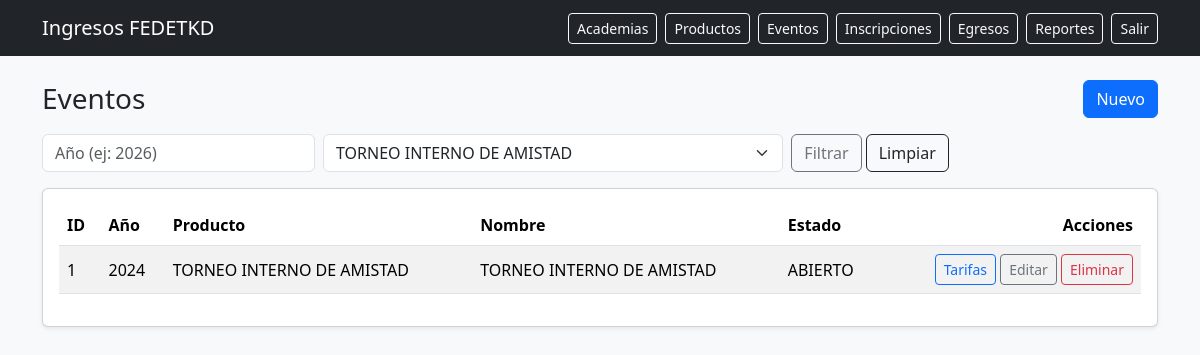
The app's page /eventos/?producto_id=1 (signed in) with its own data.
### app/models/eventos.py (models this page shows)
class Evento(TimestampMixin, db.Model):
    __tablename__ = "eventos"
    id = db.Column(db.Integer, primary_key=True)
    producto_id = db.Column(db.Integer, db.ForeignKey("productos_servicio.id"), nullable=False, index=True)
    nombre = db.Column(db.String(190), nullable=False)
    anio = db.Column(db.Integer, nullable=False, index=True)
    sede = db.Column(db.String(150), nullable=True)
    fecha_inicio = db.Column(db.Date, nullable=True)
    fecha_fin = db.Column(db.Date, nullable=True)
    estado = db.Column(db.String(20), nullable=False, default="BORRADOR")
    valor_base = db.Column(db.Numeric(10, 2), nullable=False, default=0)
    producto = db.relationship("ProductoServicio", backref=db.backref("eventos", lazy=True))

### app/models/catalogos.py (models this page shows)
class ProductoServicio(TimestampMixin, db.Model):
    __tablename__ = "productos_servicio"
    id = db.Column(db.Integer, primary_key=True)
    rubro_id = db.Column(db.Integer, db.ForeignKey("rubros.id"), nullable=False, index=True)
    rubro = db.relationship("Rubro", backref=db.backref("productos", lazy=True))
    nombre = db.Column(db.String(190), nullable=False, index=True)
    descripcion = db.Column(db.Text, nullable=True)
    requiere_categoria = db.Column(db.Boolean, default=False, nullable=False)
    requiere_dan = db.Column(db.Boolean, default=False, nullable=False)
    requiere_division_poomsae = db.Column(db.Boolean, default=False, nullable=False)

### app/blueprints/eventos/routes.py (the view)
@bp.route("/")
@login_required
def index():
    anio = request.args.get("anio", type=int)
    producto_id = request.args.get("producto_id", type=int)
    query = Evento.query.join(ProductoServicio).order_by(Evento.anio.desc(), Evento.nombre.asc())
    if anio:
        query = query.filter(Evento.anio == anio)
    if producto_id:
        query = query.filter(Evento.producto_id == producto_id)
    eventos = query.all()
    productos = ProductoServicio.query.order_by(ProductoServicio.nombre.asc()).all()
    return render_template(
        "eventos/index.html",
        eventos=eventos,
        productos=productos,
        anio=anio,
        producto_id=producto_id,
    )

### app/models/auth.py (called while the page is built)
@login_manager.user_loader
def load_user(user_id: str):
    return User.query.get(int(user_id))

### app/templates/eventos/index.html (shortened to what this page needs)
{% extends "base.html" %}
{% block content %}
<div class="d-flex justify-content-between align-items-center mb-3">
  <h3 class="mb-0">Eventos</h3>
  <a class="btn btn-primary" href="{{ url_for('eventos.nuevo') }}">Nuevo</a>
</div>
<form class="row g-2 mb-3" method="get">
  <div class="col-md-3">
    <input class="form-control" name="anio" value="{{ anio or '' }}" placeholder="Año (ej: 2026)">
  </div>
  <div class="col-md-5">
    <select class="form-select" name="producto_id">
      {% for p in productos %}
      <option value="{{ p.id }}" {% if producto_id==p.id %}selected{% endif %}>{{ p.nombre }}</option>
      {% endfor %}
    </select>
  </div>
  <div class="col-md-4">
    <button class="btn btn-outline-secondary">Filtrar</button>
    <a class="btn btn-outline-dark" href="{{ url_for('eventos.index') }}">Limpiar</a>
  </div>
</form>
<div class="card shadow-sm">
  <div class="card-body">
    <table class="table table-striped align-middle">
      <thead>
        <tr>
          <th>ID</th>
          <th>Año</th>
          <th>Producto</th>
          <th>Nombre</th>
          <th>Estado</th>
          <th class="text-end">Acciones</th>
        </tr>
      </thead>
      <tbody>
      {% for e in eventos %}
        <tr>
          <td>{{ e.id }}</td>
          <td>{{ e.anio }}</td>
          <td>{{ e.producto.nombre }}</td>
          <td>{{ e.nombre }}</td>
          <td>{{ e.estado }}</td>
          <td class="text-end">
            <a class="btn btn-sm btn-outline-primary" href="{{ url_for('tarifas.index', evento_id=e.id) }}">Tarifas</a>
            <a class="btn btn-sm btn-outline-secondary" href="{{ url_for('eventos.editar', evento_id=e.id) }}">Editar</a>
            <form method="post" action="{{ url_for('eventos.eliminar', evento_id=e.id) }}" class="d-inline"
                  onsubmit="return confirm('¿Eliminar evento?');">
              <button class="btn btn-sm btn-outline-danger">Eliminar</button>
            </form>
          </td>
        </tr>
      {% endfor %}
      </tbody>
    </table>
  </div>
</div>
{% endblock %}

### records on screen
Evento: id "1", anio "2024", producto.nombre "TORNEO INTERNO DE AMISTAD", nombre "TORNEO INTERNO DE AMISTAD", estado "ABIERTO"

### other values on screen
form field producto_id "TORNEO INTERNO DE AMISTAD"
